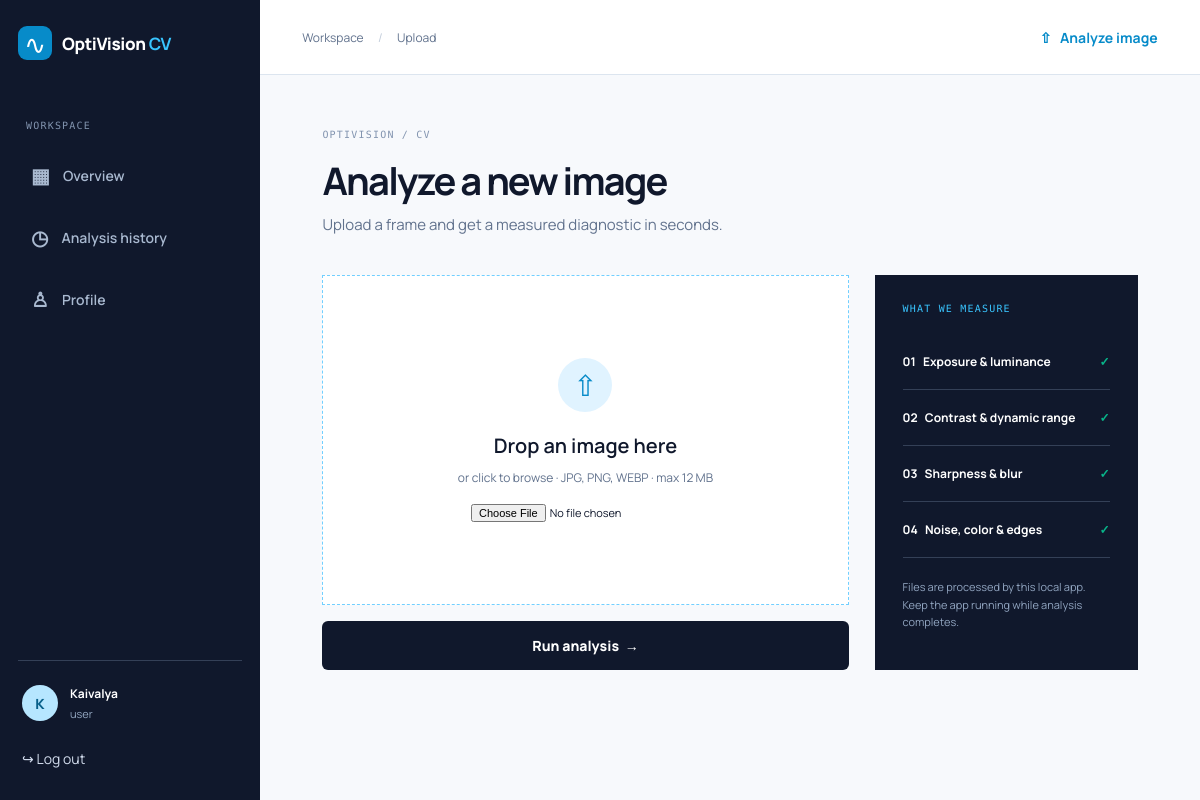
Page /upload (signed in) on the committed database.
### tables this page shows
CREATE TABLE users(
            id INTEGER PRIMARY KEY AUTOINCREMENT,
            name TEXT NOT NULL, email TEXT NOT NULL UNIQUE,
            password_hash TEXT NOT NULL, role TEXT NOT NULL DEFAULT 'user',
            active INTEGER NOT NULL DEFAULT 1, created_at TEXT NOT NULL
        );

### app.py (the view, shortened to what this page needs)
@app.route("/upload", methods=["GET","POST"])
@login_required
def upload():
    return render_template("upload.html")

### app.py (called while the page is built)
def db():
    conn = sqlite3.connect(DB_PATH)
    conn.row_factory = sqlite3.Row
    return conn

def current_user():
    if not session.get("user_id"): return None
    with db() as con:
        return con.execute("SELECT id,name,email,role,active,created_at FROM users WHERE id=?", (session["user_id"],)).fetchone()

@app.context_processor
def inject_user():
    return {"current_user": current_user()}

def login_required(fn):
    @wraps(fn)
    def wrapper(*args, **kwargs):
        user = current_user()
        if not user:
            flash("Please sign in to continue.", "info")
            return redirect(url_for("login"))
        if not user["active"]:
            session.clear()
            flash("This account is disabled. Contact the administrator.", "error")
            return redirect(url_for("login"))
        return fn(*args, **kwargs)
    return wrapper

### templates/upload.html (shortened to what this page needs)
{% extends "base.html" %}
{% block content %}
<div class="page-heading"><div class="eyebrow">OPTIVISION / CV</div><h1>Analyze a new image</h1><p>Upload a frame and get a measured diagnostic in seconds.</p></div>
<div class="upload-layout"><form method="post" enctype="multipart/form-data" class="upload-form" id="uploadForm"><label class="dropzone" for="imageInput"><span class="upload-icon">⇧</span><strong id="dropTitle">Drop an image here</strong><span id="dropHelp">or click to browse · JPG, PNG, WEBP · max 12 MB</span><input id="imageInput" type="file" name="image" accept=".jpg,.jpeg,.png,.webp,image/jpeg,image/png,image/webp" required></label><div id="previewWrap" class="preview-wrap" hidden><img id="preview" alt="Selected image preview"></div><button class="button full" type="submit">Run analysis&nbsp; →</button></form>
<aside class="measure-panel"><div class="eyebrow">WHAT WE MEASURE</div><div>01 &nbsp; Exposure & luminance <span>✓</span></div><div>02 &nbsp; Contrast & dynamic range <span>✓</span></div><div>03 &nbsp; Sharpness & blur <span>✓</span></div><div>04 &nbsp; Noise, color & edges <span>✓</span></div><p class="fine-print">Files are processed by this local app. Keep the app running while analysis completes.</p></aside></div>
{% endblock %}

### templates/base.html (shortened to what this page needs)
<!doctype html>
<html lang="en">
<head>
  <link rel="stylesheet" href="{{ url_for('static', filename='style.css') }}">
</head>
<body>
{% if current_user %}
<div class="app-shell">
  <aside class="sidebar">
    <a class="brand" href="{{ url_for('dashboard') }}"><span class="brand-icon">∿</span><span>OptiVision <b>CV</b></span></a>
    <div class="side-label">WORKSPACE</div>
    <nav>
      <a class="{{ 'active' if request.endpoint == 'dashboard' else '' }}" href="{{ url_for('dashboard') }}"><span>▦</span> Overview</a>
      <a class="{{ 'active' if request.endpoint == 'history' else '' }}" href="{{ url_for('history') }}"><span>◷</span> Analysis history</a>
      <a class="{{ 'active' if request.endpoint == 'profile' else '' }}" href="{{ url_for('profile') }}"><span>♙</span> Profile</a>
    </nav>
    <div class="sidebar-bottom">
      <div class="avatar">{{ current_user.name[:1]|upper }}</div>
      <div class="account"><strong>{{ current_user.name }}</strong><small>{{ current_user.role }}</small></div>
      <a class="logout" href="{{ url_for('logout') }}">↪ Log out</a>
    </div>
  </aside>
  <main class="main-area">
    <header class="topbar"><div class="crumb">Workspace <span>/</span> {{ request.endpoint|replace('_',' ') }}</div><a class="top-upload" href="{{ url_for('upload') }}">⇧ &nbsp; Analyze image</a></header>
    <section class="page-content">
{% endif %}
{% block content %}{% endblock %}
{% if current_user %}</section></main></div>{% else %}</main>{% endif %}
</body></html>

### static/style.css (style rules this page uses)
:root { --navy:#10182c;--ink:#10182c;--muted:#61728d;--blue:#078bc9;--cyan:#39c5ff;--pale:#e1f3ff;--line:#dce5ef;--bg:#f7f9fc;--white:#fff;--green:#08b58a }
* { box-sizing:border-box }
body { margin:0;background:var(--bg);color:var(--ink);font-family:Manrope,Arial,sans-serif;font-size:14px }
a { color:var(--blue);text-decoration:none }
button,input { font:inherit }
.app-shell { min-height:100vh;display:flex }
.sidebar { width:260px;flex:0 0 260px;background:var(--navy);color:white;min-height:100vh;padding:26px 18px;display:flex;flex-direction:column }
.brand { display:flex;align-items:center;gap:10px;color:inherit;font-weight:800;font-size:17px;letter-spacing:-.4px }
.brand b { color:var(--cyan) }
.brand-icon { width:34px;height:34px;display:grid;place-items:center;background:#078bc9;color:#fff;border-radius:9px;font-size:26px;font-weight:500 }
.side-label,.eyebrow { font-family:'DM Mono',monospace;font-size:10px;letter-spacing:1.2px;color:#8294af }
.side-label { margin:60px 8px 16px }
.sidebar nav { display:grid;gap:5px }
.sidebar nav a { display:flex;gap:13px;align-items:center;padding:15px 13px;border-radius:8px;color:#a9b9d0;font-weight:600 }
.sidebar nav a span { font-size:20px }
.sidebar-bottom { margin-top:auto;border-top:1px solid #344057;padding:24px 4px 0;display:grid;grid-template-columns:38px 1fr;gap:10px;align-items:center }
.avatar { width:36px;height:36px;border-radius:50%;background:#b6e6ff;color:#08608a;display:grid;place-items:center;font-weight:800;flex-shrink:0 }
.account strong,.account small { display:block }
.account strong { font-size:12px }
.account small { color:#92a6c0;margin-top:4px;font-size:11px }
.logout { grid-column:1/3;color:#d2dced;margin-top:12px;padding:6px 0 }
.main-area { min-width:0;flex:1 }
.topbar { height:75px;background:white;border-bottom:1px solid var(--line);display:flex;align-items:center;justify-content:space-between;padding:0 4.5%;position:sticky;top:0;z-index:2 }
.crumb { color:var(--muted);font-size:12px;text-transform:capitalize }
.crumb span { margin:0 12px;color:#c1ccda }
.top-upload { font-weight:700 }
.page-content { padding:44px clamp(24px,5.2vw,86px) 70px;max-width:1700px;margin:auto }
.page-heading { margin:10px 0 40px }
.page-heading h1 { font-size:38px;letter-spacing:-1.8px;margin:14px 0 8px }
.page-heading p { color:var(--muted);margin:0;font-size:15px }
.button { display:inline-flex;align-items:center;justify-content:center;gap:8px;background:var(--navy);color:white;border:0;border-radius:6px;padding:15px 19px;font-weight:800;cursor:pointer;transition:.18s }
.button.full { width:100% }
.upload-icon { display:grid;place-items:center;width:54px;height:54px;border-radius:50%;background:#e0f3ff;color:var(--blue);font-size:29px;margin-bottom:10px }
.upload-layout { display:grid;grid-template-columns:minmax(0,1.6fr) minmax(260px,.8fr);gap:26px;align-items:start }
.upload-form { display:grid;gap:16px }
.dropzone { min-height:330px;border:1px dashed #71cfff;background:#fff;display:flex;flex-direction:column;align-items:center;justify-content:center;gap:10px;cursor:pointer;padding:30px;text-align:center }
.dropzone strong { font-size:20px;font-weight:600 }
.dropzone span:not(.upload-icon) { color:var(--muted);font-size:12px }
.dropzone input { max-width:230px;font-size:11px;margin-top:8px }
.measure-panel { background:var(--navy);color:white;padding:28px }
.measure-panel .eyebrow { color:var(--cyan);margin-bottom:20px }
.measure-panel>div:not(.eyebrow) { padding:19px 0;border-bottom:1px solid #344057;font-size:12px;font-weight:700 }
.measure-panel>div span { float:right;color:var(--green) }
.fine-print { font-size:11px;color:#91a5c0;line-height:1.6;margin-top:20px }

### rows in the picture
users: name "K", name "Kaivalya", role "user"

### other values in the picture
{{ request.endpoint|replace('_',' ') }} "Upload"
